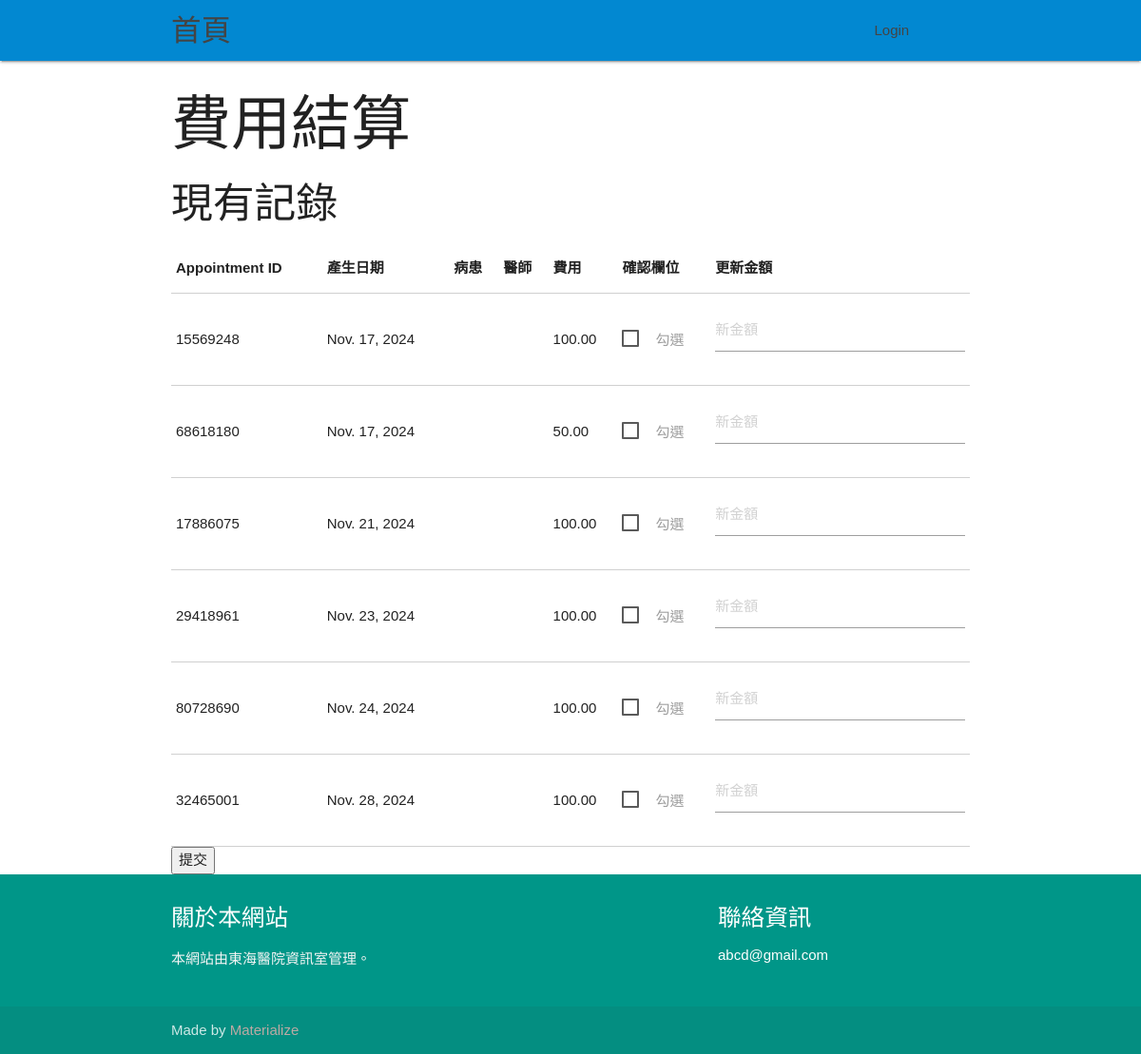
The app's page /billing/billing_interface/, older data.
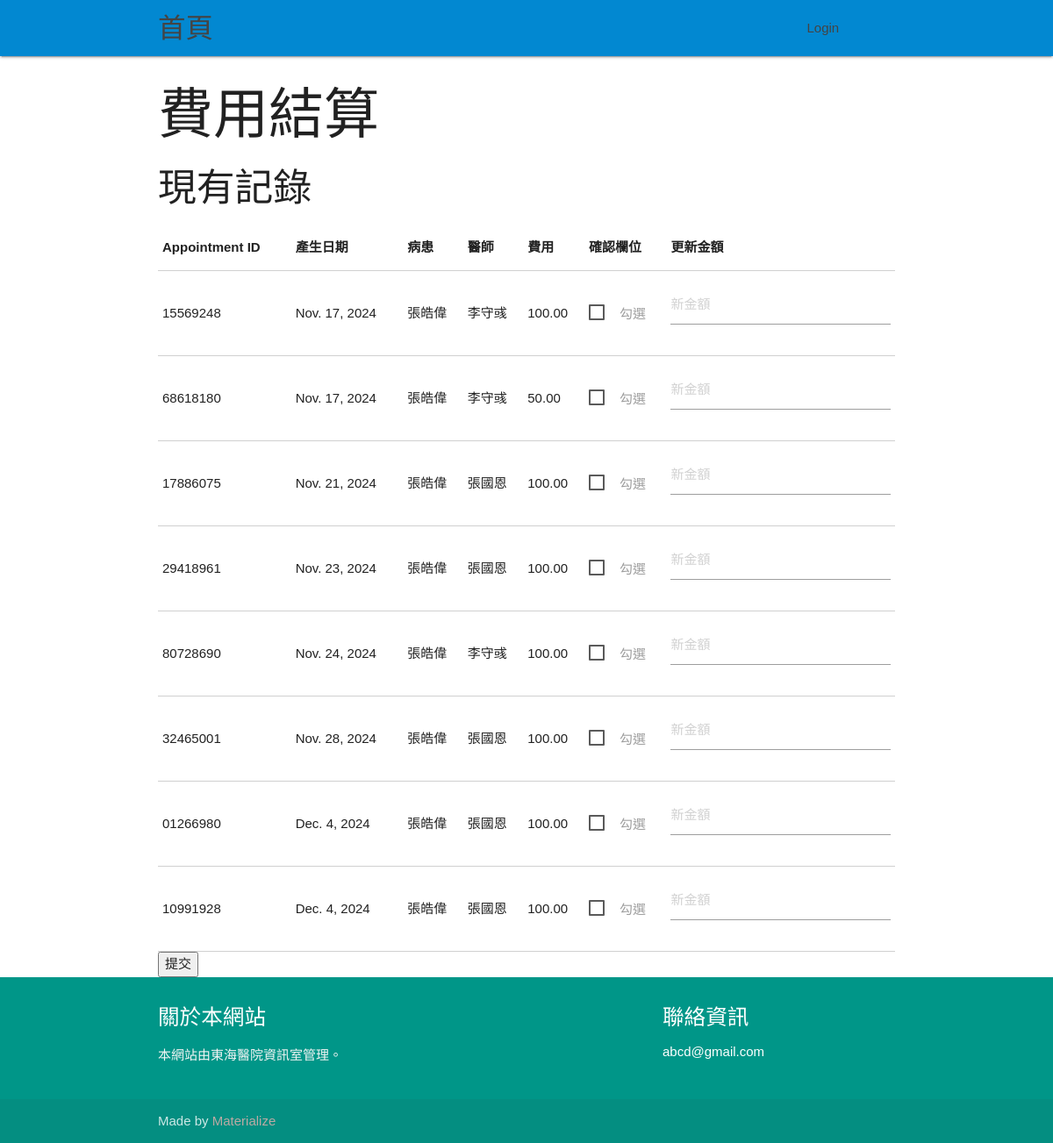
The same page, newer data.
### billing/models.py (models this page shows, shortened)
class BillingRecord(models.Model):
    appointment = models.OneToOneField(Appointment, on_delete=models.CASCADE)
    amount = models.DecimalField(max_digits=10, decimal_places=2)
    date_created = models.DateField(auto_now_add=True)

### appointments/models.py (models this page shows)
class Appointment(models.Model):
    appointment_id = models.CharField(max_length=8, unique=True, null=True, blank=True)  # 預約的唯一識別碼，最多 8 個字元，可為空
    patient = models.ForeignKey(Patient, on_delete=models.CASCADE, db_column="patient_id")  # 外鍵，指向病人，當病人被刪除時，所有與其相關的預約也會被刪除
    doctor = models.ForeignKey(Doctor, on_delete=models.CASCADE, db_column="doctor_id")  # 外鍵，指向醫生，當醫生被刪除時，所有與其相關的預約也會被刪除
    date = models.DateTimeField()  # 預約的日期和時間
    description = models.TextField()  # 預約的描述，記錄病人或醫生的相關註解

class Patient(models.Model):
    user = models.OneToOneField(User, on_delete=models.CASCADE, null=True, blank=True)  # 病患對應的使用者
    patient_id = models.CharField(max_length=8, unique=True, null=True, blank=True)
    dob = models.DateField()
    phone = models.CharField(max_length=15)

class User(AbstractUser):
    ROLE_CHOICES = [
        ('patient', 'Patient'),
        ('doctor', 'Doctor'),
    ]
    role = models.CharField(max_length=10, choices=ROLE_CHOICES, default='patient')  # 使用者的角色，預設為病患
    age = models.PositiveIntegerField(null=True, blank=True)  # 使用者的年齡（可選）
    gender = models.CharField(max_length=1, choices=[('M', 'Male'), ('F', 'Female')], null=True, blank=True)  # 性別

class Doctor(models.Model):
    user = models.OneToOneField(User, on_delete=models.CASCADE, null=True, blank=True)  # 醫生對應的使用者
    doctor_id = models.CharField(max_length=8, unique=True, null=True, blank=True)
    salary = models.DecimalField(max_digits=10, decimal_places=2, default=0.00)

### billing/views.py (the view, shortened to what this page needs)
# urls.py: path('billing_interface/', views.billing_interface, name='billing_interface'),
def billing_interface(request):
    records = BillingRecord.objects.all()
    return render(request, 'billing/billing_interface.html', {'records': records})

### billing/templates/billing/billing_interface.html (shortened to what this page needs)
{% extends 'base.html' %}
{% block content %}
<h1>費用結算</h1>
<form method="post">
    <h3>現有記錄</h3>
    <table class="bordered responsive-table">
        <thead>
            <tr>
                <th data-field="appointment_id">Appointment ID</th>
                <th data-field="date_created">產生日期</th>
                <th data-field="patient_name">病患</th>
                <th data-field="doctor_name">醫師</th>
                <th data-field="price">費用</th>
                <th data-field="check">確認欄位</th>
                <th data-field="update">更新金額</th>
            </tr>
        </thead>
        <tbody>
            {% for record in records %}
            <tr>
                <td>{{ record.appointment.appointment_id }}</td>
                <td>{{ record.date_created }}</td>
                <td>{{ record.appointment.patient.user.last_name }}{{ record.appointment.patient.user.first_name }}</td>
                <td>{{ record.appointment.doctor.user.last_name }}{{ record.appointment.doctor.user.first_name }}</td>
                <td>{{ record.amount }}</td>
                <td>
                    <label for="update_{{ record.appointment.appointment_id }}">勾選</label>
                </td>
                <td>
                    <input
                        type="number"
                        step="10"
                        placeholder="新金額"
                        @change="updateValue('{{ record.appointment.appointment_id }}', $event.target.value)">
                </td>
            </tr>
            {% endfor %}
        </tbody>
    </table>
    <button type="submit">提交</button>
</form>
{% endblock %}

### templates/base.html (shortened to what this page needs)
<!DOCTYPE html>
<html lang="zh-Hant-TW">
<head>
  {% load static %}
  <link href="{% static 'css/materialize.css' %}" type="text/css" rel="stylesheet" media="screen,projection"/>
  <link rel="stylesheet" href="https://cdnjs.cloudflare.com/ajax/libs/animate.css/4.0.0/animate.min.css"/>
  <link rel="stylesheet" type="text/css" href="{% static 'css/hover.css' %}"/>
  <link href="{% static 'css/style.css' %}" type="text/css" rel="stylesheet" media="screen,projection"/>
  <link rel="stylesheet" type="text/css" href="https://cdn.jsdelivr.net/npm/sweetalert2@9.17.0/dist/sweetalert2.min.css"/>
</head>
<body>
    <div>
	  <nav class="light-blue darken-2" role="navigation">
		<div class="nav-wrapper container">
                <a href="{% url 'home' %}" class="brand-logo">首頁</a>
                <ul class="right">
                    {% if user.is_authenticated %}
                    <li><p>歡迎 {{ user.username }}</p></li>
                    <li><a href="{% url 'logout' %}">Logout</a></li>
                    {% else %}
                    <li><a href="{% url 'login' %}">Login</a></li>
                    {% endif %}
                </ul>
		</div>
	  </nav>
    </div>
    <div id="app">
        <div class="container">
            {% block content %}{% endblock %}
        </div>
        <footer class="page-footer teal">
            <div class="container">
            <div class="row">
                <div class="col l6 s12">
                <h5 class="white-text" id="code">關於本網站</h5>
                <p class="grey-text text-lighten-4">本網站由東海醫院資訊室管理。</p>
                </div>
                <div class="col l4 offset-l2 s12">
                    <h5 class="white-text">聯絡資訊</h5>
                    <ul>
                        <li><a class="white-text" href="#!">abcd@gmail.com </a></li>
                    </ul>
                </div>
            </div>
            </div>
            <div class="footer-copyright">
            <div class="container">
            Made by <a class="brown-text text-lighten-3" href="http://materializecss.com">Materialize</a>
            </div>
            </div>
        </footer>
    </div>
</body>
</html>

### static/css/style.css (style rules this page uses)
body { font-family: 'Noto Sans TC', sans-serif !important; }
nav ul a, nav .brand-logo { color: #444; width: 7.7rem; }
p { line-height: 2rem; }
footer.page-footer { margin: 0; }

Row changes from the older to the newer data that the page shows:
changed through a linked row, BillingRecord (number 1 of 8 on the later page): appointment.patient.user.last_name (not shown) → "張"; appointment.patient.user.first_name (not shown) → "皓偉"; appointment.doctor.user.last_name (not shown) → "李"; appointment.doctor.user.first_name (not shown) → "守彧"
changed through a linked row, BillingRecord (number 2 of 8 on the later page): appointment.patient.user.last_name (not shown) → "張"; appointment.patient.user.first_name (not shown) → "皓偉"; appointment.doctor.user.last_name (not shown) → "李"; appointment.doctor.user.first_name (not shown) → "守彧"
changed through a linked row, BillingRecord "Nov. 21, 2024": appointment.patient.user.last_name (not shown) → "張"; appointment.patient.user.first_name (not shown) → "皓偉"; appointment.doctor.user.last_name (not shown) → "張"; appointment.doctor.user.first_name (not shown) → "國恩"
changed through a linked row, BillingRecord "Nov. 23, 2024": appointment.patient.user.last_name (not shown) → "張"; appointment.patient.user.first_name (not shown) → "皓偉"; appointment.doctor.user.last_name (not shown) → "張"; appointment.doctor.user.first_name (not shown) → "國恩"
changed through a linked row, BillingRecord "Nov. 24, 2024": appointment.patient.user.last_name (not shown) → "張"; appointment.patient.user.first_name (not shown) → "皓偉"; appointment.doctor.user.last_name (not shown) → "李"; appointment.doctor.user.first_name (not shown) → "守彧"
changed through a linked row, BillingRecord "Nov. 28, 2024": appointment.patient.user.last_name (not shown) → "張"; appointment.patient.user.first_name (not shown) → "皓偉"; appointment.doctor.user.last_name (not shown) → "張"; appointment.doctor.user.first_name (not shown) → "國恩"
added BillingRecord: appointment.appointment_id "01266980", date_created "Dec. 4, 2024", appointment.patient.user.last_name "張", appointment.patient.user.first_name "皓偉", appointment.doctor.user.last_name "張", appointment.doctor.user.first_name "國恩", amount "100.00"
added BillingRecord: appointment.appointment_id "10991928", date_created "Dec. 4, 2024", appointment.patient.user.last_name "張", appointment.patient.user.first_name "皓偉", appointment.doctor.user.last_name "張", appointment.doctor.user.first_name "國恩", amount "100.00"
